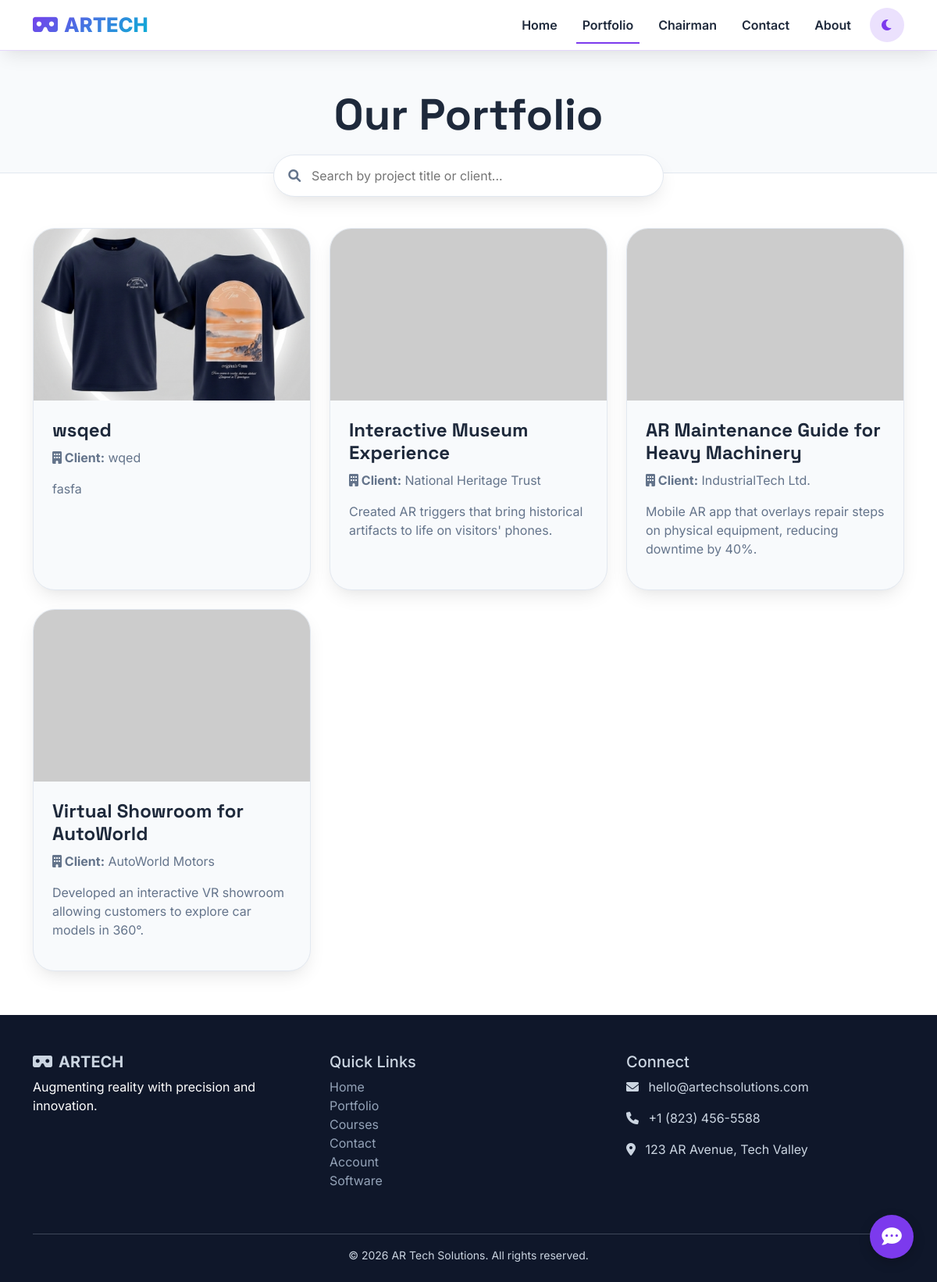
Screenshot of /portfolio.php with the database file from the repository.
### tables this page shows
CREATE TABLE `portfolios` (
  `id` int(11) NOT NULL,
  `title` varchar(255) NOT NULL,
  `client` varchar(255) DEFAULT NULL,
  `description` text NOT NULL,
  `image_url` varchar(500) NOT NULL,
  `featured` tinyint(1) DEFAULT 0,
  `order_position` int(11) DEFAULT 0,
  `status` tinyint(4) DEFAULT 1,
  `created_at` timestamp NOT NULL DEFAULT current_timestamp()
);

### portfolio.php (the view, shortened to what this page needs)
<?php
require_once 'config.php';
$portfolioItems = $pdo->query("SELECT * FROM portfolios WHERE status = 1 ORDER BY order_position ASC, id DESC")->fetchAll();
?>
<!DOCTYPE html>
<html lang="en">
<head>
    <link href="https://cdn.jsdelivr.net/npm/bootstrap@5.3.0-alpha1/dist/css/bootstrap.min.css" rel="stylesheet">
    <link rel="stylesheet" href="https://cdnjs.cloudflare.com/ajax/libs/font-awesome/6.0.0-beta3/css/all.min.css">
</head>
<body>
<nav class="navbar navbar-expand-lg glass-nav" id="mainNavbar">
    <div class="container">
        <a class="navbar-brand" href="index.php"><i class="fas fa-vr-cardboard me-2"></i>ARTECH</a>
        <div class="collapse navbar-collapse" id="navbarNav">
            <ul class="navbar-nav ms-auto">
                <li class="nav-item"><a class="nav-link" href="index.php">Home</a></li>
                <li class="nav-item"><a class="nav-link active" href="portfolio.php">Portfolio</a></li>
                <li class="nav-item"><a class="nav-link" href="chairman-speech.php">Chairman</a></li>
                <li class="nav-item"><a class="nav-link" href="contact.php">Contact</a></li>
                <li class="nav-item"><a class="nav-link" href="about.php">About</a></li>
            </ul>
            <button id="darkModeToggle" class="dark-toggle ms-2"><i class="fas fa-moon"></i></button>
        </div>
    </div>
</nav>
<main>
    <section class="page-hero">
        <div class="container">
            <h1 class="display-4 fw-bold">Our Portfolio</h1>
        </div>
    </section>
    <div class="search-container">
        <i class="fas fa-search search-icon"></i>
        <input type="text" id="searchInput" class="search-input" placeholder="Search by project title or client...">
    </div>
    <section class="py-2">
        <div class="container">
            <div class="row g-4" id="portfolioGrid">
                <?php if(count($portfolioItems) > 0): ?>
                    <?php foreach($portfolioItems as $item): ?>
                    <div class="col-6 col-md-6 col-lg-4 portfolio-col" data-title="<?php echo strtolower(htmlspecialchars($item['title'])); ?>" data-client="<?php echo strtolower(htmlspecialchars($item['client'])); ?>">
                        <div class="portfolio-card h-100">
                            <div class="portfolio-img" style="background-image: url('<?php echo htmlspecialchars($item['image_url']); ?>');"></div>
                            <div class="p-4">
                                <h3 class="fs-4"><?php echo htmlspecialchars($item['title']); ?></h3>
                                <p class="text-muted-custom"><strong><i class="fas fa-building"></i> Client:</strong> <?php echo htmlspecialchars($item['client']); ?></p>
                                <p class="text-muted-custom"><?php echo nl2br(htmlspecialchars($item['description'])); ?></p>
                            </div>
                        </div>
                    </div>
                    <?php endforeach; ?>
                <?php endif; ?>
            </div>
        </div>
    </section>
</main>
<?php include 'footer.php'; ?>
<div class="floating-msg" id="floatingMsg">
    <i class="fas fa-comment-dots"></i>
</div>
</body>
</html>

### portfolio.php (style rules this page uses)
:root { --primary: #7c3aed; --primary-dark: #5b21b6; --primary-light: #a78bfa; --secondary: #06b6d4; --accent: #f43f5e; --bg-light: #ffffff; --bg-dark: #0f0f12; --surface-light: #f8fafc; --surface-dark: #1e1e2a; --text-light: #1e293b; --text-dark: #e2e8f0; --text-muted-light: #64748b; --text-muted-dark: #94a3b8; --border-light: #e2e8f0; --border-dark: #2d3a4e; --shadow: 0 10px 25px -5px rgba(0, 0, 0, 0.1), 0 8px 10px -6px rgba(0, 0, 0, 0.02); }
body { font-family: 'Inter', sans-serif; background: var(--bg-light); color: var(--text-light); transition: background 0.3s ease, color 0.2s ease; overflow-x: hidden; }
* { transition: background-color 0.2s ease, border-color 0.2s ease, color 0.2s ease; }
h1, h2, h3, h4, .brand { font-family: 'Space Grotesk', sans-serif; font-weight: 700; }
.glass-nav { position: relative; top: 0; left: 0; width: 100%; z-index: 1030; background: rgba(255, 255, 255, 0.85); backdrop-filter: blur(12px); border-bottom: 1px solid rgba(124, 58, 237, 0.2); box-shadow: var(--shadow); transition: all 0.3s; padding: 0.5rem 1rem; }
.navbar-brand { font-size: 1.6rem; font-weight: 800; background: linear-gradient(135deg, var(--primary), var(--secondary)); -webkit-background-clip: text; background-clip: text; color: transparent; }
.nav-link { font-weight: 600; color: var(--text-light) !important; margin: 0 0.5rem; position: relative; }
.nav-link::after { content: ''; position: absolute; bottom: -4px; left: 0; width: 0; height: 2px; background: var(--primary); transition: 0.3s; }
.nav-link:hover::after, .nav-link.active::after { width: 100%; }
.dark-toggle { background: rgba(124, 58, 237, 0.15); border: none; border-radius: 40px; width: 44px; height: 44px; color: var(--primary); transition: 0.2s; margin-left: 0.5rem; }
.page-hero { background: var(--surface-light); padding: 3rem 0 2rem; text-align: center; border-bottom: 1px solid var(--border-light); }
.search-container { max-width: 500px; margin: -1.5rem auto 2rem auto; position: relative; z-index: 10; }
.search-input { width: 100%; padding: 0.9rem 1.2rem 0.9rem 3rem; border-radius: 60px; border: 1px solid var(--border-light); background: var(--bg-light); color: var(--text-light); font-size: 1rem; box-shadow: var(--shadow); transition: all 0.3s; }
.search-icon { position: absolute; left: 1.2rem; top: 50%; transform: translateY(-50%); color: var(--text-muted-light); }
.portfolio-card { background: var(--surface-light); border-radius: 28px; border: 1px solid var(--border-light); transition: all 0.3s; overflow: hidden; height: 100%; box-shadow: var(--shadow); }
.portfolio-img { height: 220px; background-size: cover; background-position: center; }
.floating-msg { position: fixed; bottom: 30px; right: 30px; background: var(--primary); width: 56px; height: 56px; border-radius: 30px; display: flex; align-items: center; justify-content: center; cursor: pointer; z-index: 99; box-shadow: 0 5px 15px rgba(0,0,0,0.2); transition: 0.2s; color: white; font-size: 1.6rem; }
.text-muted-custom { color: var(--text-muted-light); }

### rows the page displays
portfolios: image_url (picture), title "wsqed", client "wqed", description "fasfa"
portfolios: title "Interactive Museum Experience", client "National Heritage Trust", description "Created AR triggers that bring historical artifacts to life on visitors' phones."
portfolios: title "AR Maintenance Guide for Heavy Machinery", client "IndustrialTech Ltd.", description "Mobile AR app that overlays repair steps on physical equipment, reducing downtime by 40%."
portfolios: title "Virtual Showroom for AutoWorld", client "AutoWorld Motors", description "Developed an interactive VR showroom allowing customers to explore car models in 360°."
